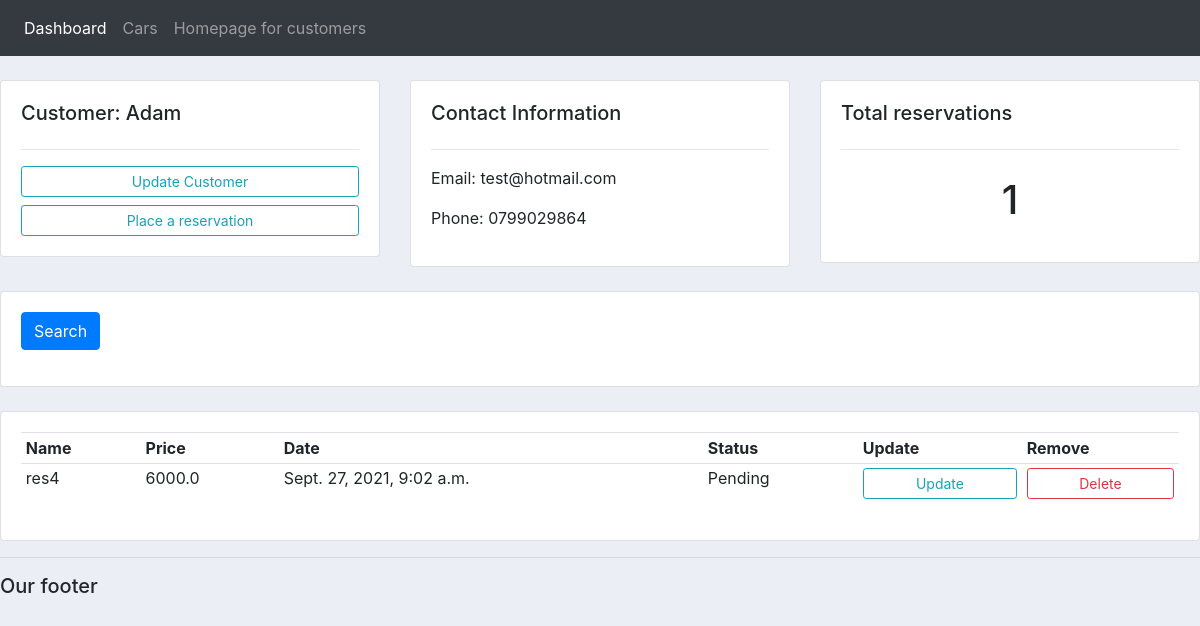
Screenshot of /customers/1/ with the database file from the repository.
### dashboard/models.py (models this page shows, shortened)
class Customer(models.Model):
    name = models.CharField(max_length=200, null=True)
    phone = models.CharField(max_length=200, null=True)
    email = models.CharField(max_length=200, null=True)
    date_created = models.DateTimeField(auto_now_add=True, null=True)

class Reservation(models.Model):
    STATUS = (
        ('Pending', 'Pending'),
        ('In progress', 'In progress'),
        ('Ended', 'Ended'),
    )
    name = models.CharField(max_length=200, null=True)
    price = models.FloatField(null=True)
    description = models.CharField(max_length=200, null=True)
    date_created = models.DateTimeField(auto_now_add=True, null=True)
    status = models.CharField(max_length=200, null=True, choices=STATUS)
    customer = models.ForeignKey(Customer, null=True, on_delete=models.SET_NULL)
    car = models.ForeignKey(Car, null=True, on_delete=models.SET_NULL)

### dashboard/views.py (the view)
# urls.py: path('customers/<str:pk>/', views.customers, name='customers'),
def customers(request, pk):
    customer = Customer.objects.get(id=pk)
    reservation = customer.reservation_set.all()
    reservation_count = reservation.count()
    context = {'customer': customer, 'reservation': reservation, 'reservation_count': reservation_count}
    return render(request, 'dashboard/customers.html', context)

### dashboard/templates/dashboard/customers.html
{% extends 'dashboard/main.html' %}
{% block content %}
	<br>
<div class="row">
	<div class="col-md">
		<div class="card card-body">
			<h5>Customer: {{customer.name}}</h5>
			<hr>
			<a class="btn btn-outline-info  btn-sm btn-block" href="">Update Customer</a>
			<a class="btn btn-outline-info  btn-sm btn-block" href="{url 'createReservation' customer.id}">Place a reservation</a>
		</div>
	</div>
	<div class="col-md">
		<div class="card card-body">
			<h5>Contact Information</h5>
			<hr>
			<p>Email: {{customer.email}}</p>
			<p>Phone: {{customer.phone}}</p>
		</div>
	</div>
	<div class="col-md">
		<div class="card card-body">
			<h5>Total reservations</h5>
			<hr>
			<h1 style="text-align: center;padding: 10px">{{reservation_count}}</h1>
		</div>
	</div>
</div>
<br>
<div class="row">
	<div class="col">
		<div class="card card-body">
			<form method="get">
		    <button class="btn btn-primary" type="submit">Search</button>
		  </form>
		</div>
	</div>
</div>
<br>
<div class="row">
	<div class="col-md">
		<div class="card card-body">
			<table class="table table-sm">
				<tr>
					<th>Name</th>
					<th>Price</th>
					<th>Date</th>
					<th>Status</th>
					<th>Update</th>
					<th>Remove</th>
				</tr>
				{% for i in reservation %}
				<tr>
					<td>{{i.name}}</td>
					<td>{{i.price}}</td>
					<td>{{i.date_created}}</td>
					<td>{{i.status}}</td>
					<td><a class="btn btn-outline-info  btn-sm btn-block" href="{% url 'updateReservation' i.id%}">Update</a></td>
					<td><a class="btn btn-outline-danger  btn-sm btn-block" href="{% url 'deleteReservation' i.id%}">Delete</a></td>
				</tr>
				{% endfor %}
			</table>
		</div>
	</div>
</div>
{% endblock %}

### static/css/main.css (style rules this page uses)
body { background-color: #ebeff5; }

### rows the page displays
Customer: name "Adam", email "test@hotmail.com", phone "0799029864"
Reservation: name "res4", price "6000.0", date_created "Sept. 27, 2021, 9:02 a.m.", status "Pending"

### other values shown
{{ reservation_count }} "1"
